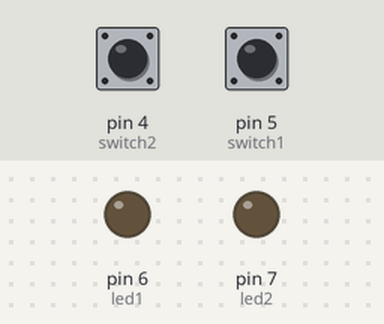
The sketch below on a simulated Arduino Uno, built with avr-gcc and run on an emulated ATmega328P. On the bench: output pins drawn as LEDs (lit = HIGH). The test bench sets the inputs (shaded band); at power-on: pin 5 (switch1) HIGH, pin 4 (switch2) LOW.

Above: at 1.2 s.
1.3 s: pin 5 (switch1) pulled LOW for 0.15 s
At 1.42 s:
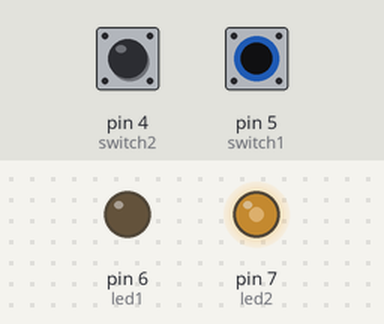
3.0 s: pin 5 (switch1) pulled LOW for 1 s
6.0 s: pin 5 (switch1) pulled LOW for 0.15 s
At 7.7 s:
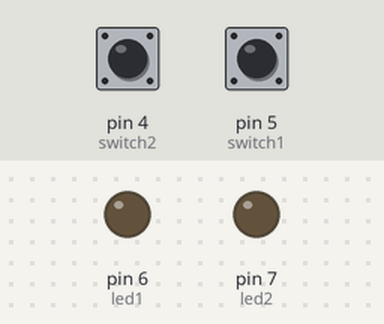
9.0 s: pin 5 (switch1) pulled LOW for 3.2 s
At 12.22 s:
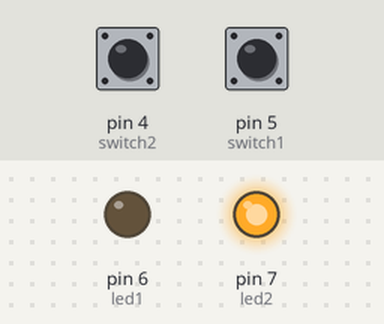
Timing chart, 0 to 13.9 s (numbered marks = the images above; inputs shaded):
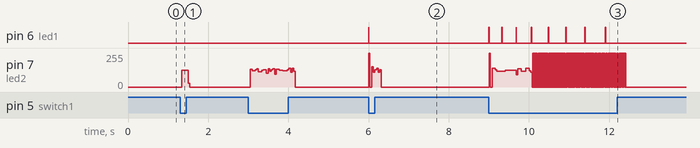

Measured:
- after the input at 1.3 s, pin 7 (led2): 0/255 → 125/255 at once, → 0/255 0.16 s later
- after the input at 6.0 s, pin 6 (led1): LOW → HIGH at once, → LOW 0.01 s later
- after the input at 9.0 s, pin 6 (led1): LOW → HIGH at once, then repeats every 0.33 s: LOW 0.32 s, HIGH 0.01 s, until it stays LOW from 11.9 s

The sketch:

Final.ino
```cpp
// Final Version of Code

const int switch1 = 5;                                                        // Constant int, means int wont changed (pin is assigned and cannot be changed. Switch 1, pin 5
const int switch2 = 4;                                                        // Switch 2, pin 4
const int led1  = 6;                                                          // LED1, pin 6. This is Signal B
const int led2 = 7;                                                           // LED2, pin7. This is Signal A

int a = 400;                                                                  // value of a, as determined by brief
int b = 600;                                                                  // value of b, as determined by brief
int c = 17;                                                                   // value of c, as determined by brief. Number of flashes
int d = 6500;                                                                 // value of d, as determined by brief


int buttonState1 = 0;                                                         // Sets up the state of the button, this allows us to poll the push buttons. Initialised at 0
int buttonState2 = 0;                                                         // Sets up the state of the button, this allows us to poll the push buttons. Initialised at 0


void setup() {                                                                // Code setup, initialises components

  pinMode(led1, OUTPUT);                                                      // Sets led1 (pin 6), as an output
  pinMode(led2, OUTPUT);                                                      // Sets led2 (pin 7), as an output

  pinMode(switch1, INPUT);                                                    // Sets switch1 (pin 5), as an input
  pinMode(switch2, INPUT);                                                    // Sets switch2 (pin 4), as an input

}

void loop() {                                                                // Code loop. Main part of our code, runs forever

  buttonState1 = digitalRead(switch1);                                       // ButtonState1 is assigned to the digital pin switch1. This pin is read for a digital value (0 or 1)
  buttonState2 = digitalRead(switch2);                                       // ButtonState2 is assigned to the digital pin switch2. This pin is read for a digital value (0 or 1)

   if(buttonState1 == LOW){                                                  // Start of conditional code, if switch 1 is LOW, perform next task (switch 1 is active LOW)
     c =17;                                                                  // Number of flashes in normal mode
    digitalWrite(led1, HIGH);                                                // Digital Write a value to led1, in this case HIGH (Signal B). Turn LED on
    delayMicroseconds(a);                                                    // Delay a
    digitalWrite(led1, LOW);                                                 // Digital Write a value to led1, in this case LOW (Signal B). Turn LED off

    if(buttonState2 == HIGH){                                                // If swtich 2 is HIGH, change operating mode to modified (number of flashes chagnes from 17 to 14)
      c = 14;                                                                // Modifided number of flashes
    }


      for(int i = 0; i<c; i++){                                             // for loop, allows us to specify how many times the LED flashes, aka how many pulses. i is incremented, cycle finishes when i = c
        digitalWrite(led2, HIGH);                                           // Digital Write a value to led1, in this case HIGH (Signal A). Turn LED on
        delayMicroseconds(a);                                               // Delay a
        digitalWrite(led2, LOW);                                            // Digital Write a value to led1, in this case LOW (Signal A). Turn LED off
        delayMicroseconds(a);                                               // Delay a
        a = a + 50;                                                         // Delay is increased by 50us every cycle
         }
    }

}
```
